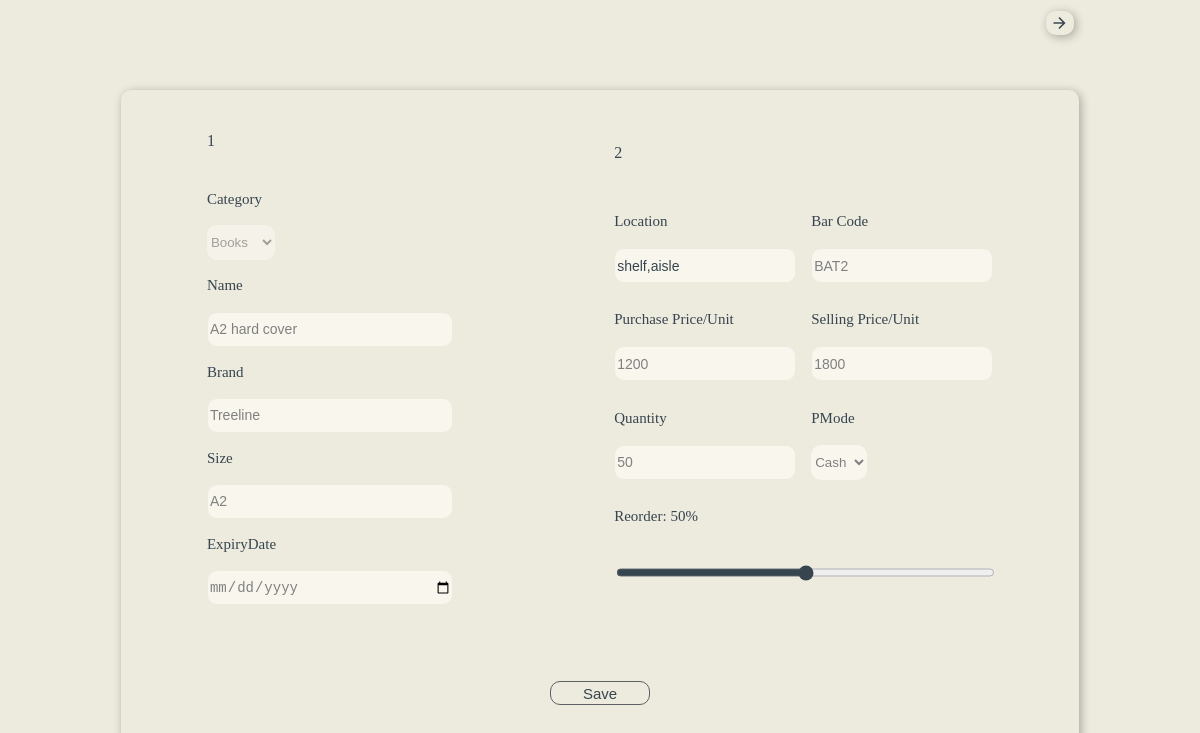
The app's page /replenish/2/ (signed in) with its own data.
### inventory/models.py (models this page shows)
class InventoryProduct(models.Model):
    Business = models.ForeignKey(Business, on_delete=models.CASCADE, null=False)
    Expenses = models.ForeignKey(Expense, on_delete=models.CASCADE, null=True)
    Category = models.ForeignKey(InventoryCategory, on_delete=models.CASCADE, null=False)
    Date = models.DateTimeField(auto_now=True)
    Name = models.CharField(null=False, max_length=30)
    Brand = models.CharField(null=False, max_length=30)
    Size = models.CharField(null=False, max_length=15)
    ExpiryDate = models.DateTimeField(null=True)

class InventoryCategory(models.Model):
    Business = models.ForeignKey(Business, on_delete=models.CASCADE, null=False)
    Name = models.CharField(null=False, max_length=30)
    Notes = models.CharField(null=True, max_length=200)

class InventoryProductInfo(models.Model):
    Business = models.ForeignKey(Business, on_delete=models.CASCADE, null=False)
    Product = models.OneToOneField(InventoryProduct, on_delete=models.CASCADE, null=False)
    Code = models.CharField(null=False, max_length=30, default='')
    Location = models.CharField(null=True, max_length=30)
    Cost = models.IntegerField(null=False, default=0)
    BPrice = models.IntegerField(null=False, default=0)
    SPrice = models.IntegerField(null=False, default=0)
    InitialQuantity = models.IntegerField(null=False, default=0)
    CurrentQuantity = models.IntegerField(null=False, default=0)
    InitialValue = models.IntegerField(null=False, default=0)
    CurrentValue = models.IntegerField(null=False, default=0)
    ReorderPerc = models.IntegerField(null=False, default=50)
    Close = models.BooleanField(null=False, default=False)

### User/decorator.py (the view)
        def wrapper_func(request, *args, **kwargs):
            group = None
            if request.user.groups.exists():
                group = request.user.groups.all()[0].name
                if group in allowed_roles:
                    return view_func(request, *args, **kwargs)
                else:
                    return HttpResponse('Access Denied!')
            else:
                return HttpResponse('Access Denied!')

### User/decorator.py (called while the page is built)
def allowed_users(allowed_roles=[]):
    def decorator(view_func):
        def wrapper_func(request, *args, **kwargs):
            group = None
            if request.user.groups.exists():
                group = request.user.groups.all()[0].name
                if group in allowed_roles:
                    return view_func(request, *args, **kwargs)
                else:
                    return HttpResponse('Access Denied!')
            else:
                return HttpResponse('Access Denied!')
        return wrapper_func
    return decorator

### templates/replenish.html (shortened to what this page needs)
{%load static%}
<link rel="stylesheet" type="text/css" href="{% static 'css/replenish.css'%}" xmlns="http://www.w3.org/1999/html">
<link rel="stylesheet" href="https://cdnjs.cloudflare.com/ajax/libs/font-awesome/4.7.0/css/font-awesome.min.css">
<div class="Navigation">
    <button type="button" onclick="window.location.href='/inventory/';">
        <i class="material-icons" style="font-size:18px">arrow_forward</i>
    </button>
</div>
<form method="post">
    <div class="product">
        <text style="color:rgb(54, 69, 79); border:hidden;">1</text>
        <label for="category">Category</label>
        <select name="category" id="category" disabled>
            <option value="{{product.Name}}" selected>{{product.Category.Name}}</option>
        </select>
        <label for="name">Name</label>
        <input type="text" id="name" name="name" value="{{product.Name}}" disabled maxlength="30">
        <label for="brand">Brand</label>
        <input type="text" id="brand" name="brand" value="{{product.Brand}}" disabled maxlength="30">
        <label for="size">Size</label>
        <input type="text" id="size" name="size" value="{{product.Size}}" disabled maxlength="15">
        <label for="expiryDate">ExpiryDate</label>
        <input type="date" id="expiryDate" name="expiry_date" value="{{date}}">
    </div>
    <div class="product_info">
        <text style="color:rgb(54, 69, 79); border:hidden;">2</text>
        <div class="input_cont">
            <div class="input">
                <label for="location">Location</label>
                <input type="text" id="location" name="location" maxlength="30" placeholder="shelf,aisle">
            </div>
            <div class="input">
                <label for="barcode">Bar Code</label>
                <input type="text" id="barcode" name="barcode" value="{{product_info.Code}}" maxlength="50">
            </div>
        </div>
        <div class="input_cont">
            <div class="input">
                <label for="BPrice">Purchase Price/Unit</label>
                <input type="number" id="BPrice" name="b_price" value="{{product_info.BPrice}}">
            </div>
            <div class="input">
                <label for="SPrice">Selling Price/Unit</label>
                <input type="number" id="SPrice" name="s_price" value="{{product_info.SPrice}}">
            </div>
        </div>
        <div class="input_cont">
            <div class="input">
                <label for="Quantity">Quantity</label>
                <input type="number" id="Quantity" name="quantity" value="{{product_info.InitialQuantity}}" required>
            </div>
            <div class="input">
                <label for="PMode">PMode</label>
                <select id="PMode" name="p_mode">
                    <option value="Cash" selected>Cash</option>
                </select>
            </div>
        </div>
        <label for="slider">Reorder: <span id="reorder"></span>%</label>
        <input type="range" id="slider" name="reorder" value="50" placeholder="select reorder percentage">
    </div>
    <div class="but">
        <button type="submit" name="save" class="save3">
            Save
        </button>
    </div>
</form>

### static/css/replenish.css (style rules this page uses)
.Navigation { display:flex; align-items:center; justify-content:flex-end; gap:10px; position:relative; width:80%; height:30px; border-radius:10px; }
.Navigation button { display:flex; align-items:center; position:center; width:auto; height:80%; color:rgb(54, 69, 79); padding:5px; background:transparent; border:hidden; border-radius:10px; box-shadow:2px 2px 10px rgba(10, 10, 10, 0.3); }
form { display:flex; flex-wrap:wrap; align-items:center; justify-content:space-around; position:relative; row-gap:10px; width:80%; height:80%; padding-left:5px; padding-right:5px; padding-top:10px; padding-bottom:10px; border-radius:10px; box-shadow:2px 2px 10px rgba(10, 10, 10, 0.3); }
.product { display:flex; flex-direction:column; align-items:flex-start; justify-content:space-between; position:relative; width:26%; height:74%; }
text { color:rgb(54, 69, 79); }
.product_info { display:flex; flex-direction:column; align-items:flex-start; justify-content:space-between; position:relative; width:40%; height:70%; }
form label { color:rgb(54, 69, 79);; font-size:15px; }
.input_cont { display:flex; align-items:center; justify-content:space-between; position:relative; width:100%; height:70px; }
.input { display:flex; flex-direction:column; align-items:flex-start; justify-content:space-between; position:relative; width:48%; height:100%; }
input { width:100%; height:35px; color:gray; font-size:14px; background:#F9F6EE; border:1px solid #EDEADE; border-radius:10px; }
form text { width:100%; height:9%; }
::placeholder { color:rgb(54, 69, 79); }
input[type=range] { accent-color:rgb(54, 69, 79); }
form select { width:auto; height:35px; color:gray; background:#F9F6EE; border:hidden; border-radius:10px; }
.but { display:flex; align-items:center; justify-content:space-around; width:100%; height:30px; border-radius:10px; }
.but button { width:100px; height:80%; color:rgb(54, 69, 79); font-size:15px; padding:2px; background:transparent; border:1px solid #5D6166; border-radius:10px; }

### records on screen
InventoryProduct: category "Books", name "A2 hard cover", brand "Treeline", size "A2"
InventoryProductInfo: barcode "BAT2", b_price "1200", s_price "1800", quantity "50"
